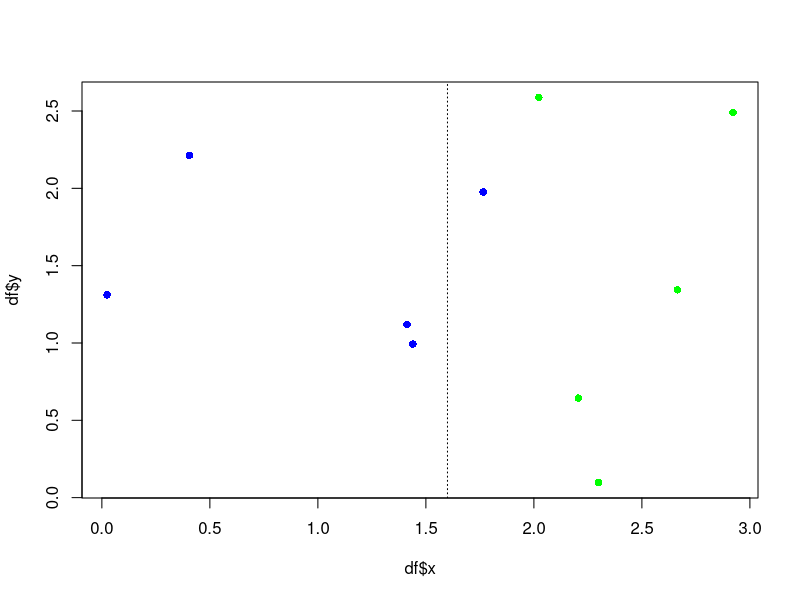

Write the R code that produced this figure.
## ---- chunk 1
knitr::opts_chunk$set(cache = FALSE)
knitr::opts_chunk$set(echo = TRUE)
knitr::opts_chunk$set(fig.path = "img/")
## ---- chunk 2
eg1 <- c('A', 'A', 'A', 'A', 'A', 'A', 'A', 'A')
eg2 <- c('A', 'A', 'A', 'A', 'B', 'B', 'C', 'D')
eg3 <- c('A', 'A', 'B', 'B', 'C', 'C', 'D', 'D')

entropy <- function(x){
  probs <- table(x) / length(x)
  -sum(probs * log2(probs))
}

entropy(eg1)
entropy(eg2)
entropy(eg3)
## ---- chunk 3
set.seed(1984)
y <- runif(n = 10, min = 0, max = 3)
x1 <- runif(n = 5, min = 0, max = 2)
x2 <- runif(n = 5, min = 2, max = 3)

df <- data.frame(
  x = c(x1, x2),
  y = y,
  label = rep(c("blue", "green"), each = 5)
)

plot(df$x, df$y, col = df$label, pch = 16)
abline(v = 1.6, lty = 3)
## ---- chunk 4
entropy(df$label)
## ---- chunk 5
my_split <- df$x < 1.6

left_split <- df$label[my_split]
entropy(left_split)

right_split <- df$label[!my_split]
entropy(right_split)
## ---- chunk 6
entropy_after <- entropy(left_split) * (length(left_split) / length(df$label)) + entropy(right_split) * (length(right_split) / length(df$label))
entropy_after
## ---- chunk 7
information_gain <- entropy(df$label) - entropy_after
information_gain
## ---- chunk 8
Sys.time()
## ---- chunk 9
sessionInfo()
